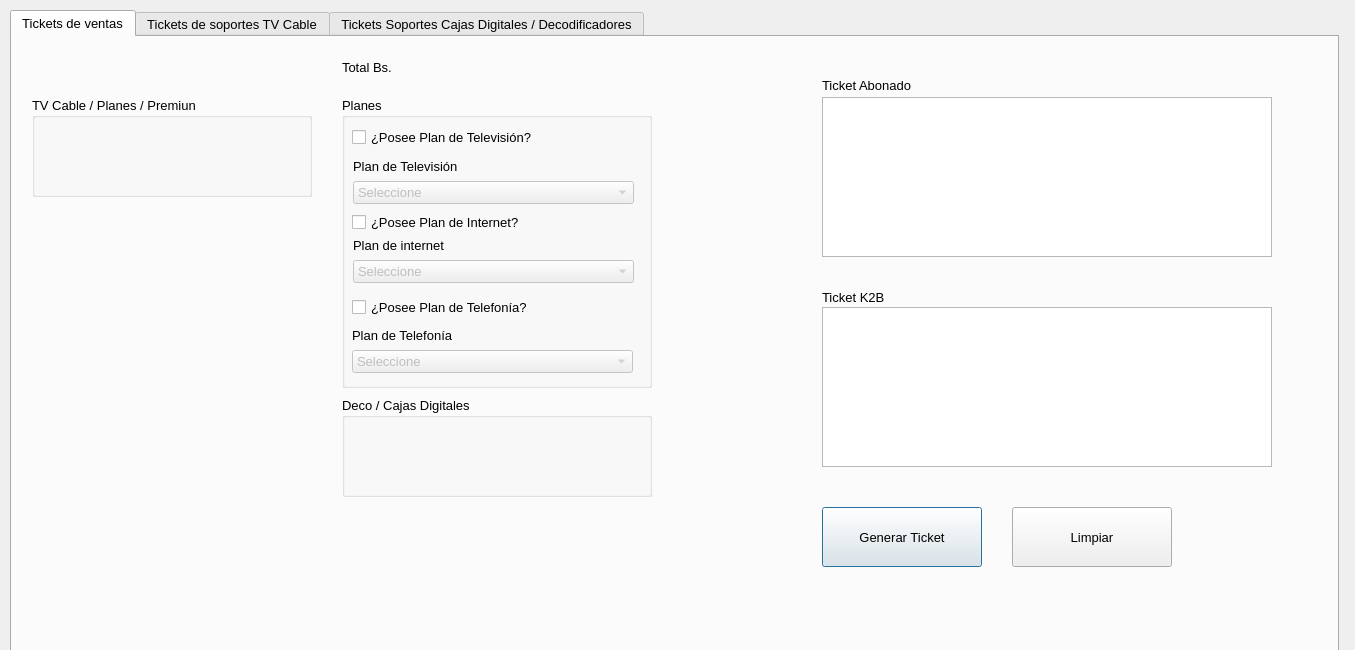
<?xml version="1.0" encoding="UTF-8"?>
<ui version="4.0">
 <class>Dialog</class>
 <widget class="QDialog" name="Dialog">
  <property name="geometry">
   <rect>
    <x>0</x>
    <y>0</y>
    <width>1355</width>
    <height>650</height>
   </rect>
  </property>
  <property name="windowTitle">
   <string>Dialog</string>
  </property>
  <widget class="QTabWidget" name="tabWidgetTicketsHfcTv">
   <property name="geometry">
    <rect>
     <x>10</x>
     <y>10</y>
     <width>1329</width>
     <height>651</height>
    </rect>
   </property>
   <property name="font">
    <font>
     <pointsize>10</pointsize>
    </font>
   </property>
   <property name="currentIndex">
    <number>0</number>
   </property>
   <property name="iconSize">
    <size>
     <width>24</width>
     <height>24</height>
    </size>
   </property>
   <property name="elideMode">
    <enum>Qt::ElideLeft</enum>
   </property>
   <property name="usesScrollButtons">
    <bool>true</bool>
   </property>
   <widget class="QWidget" name="tab">
    <attribute name="icon">
     <iconset resource="../../images.qrc">
      <normaloff>:/images/images/icons/tv.png</normaloff>:/images/images/icons/tv.png</iconset>
    </attribute>
    <attribute name="title">
     <string>Tickets de ventas</string>
    </attribute>
    <widget class="QGroupBox" name="groupBoxPremiumTVHfc">
     <property name="geometry">
      <rect>
       <x>20</x>
       <y>60</y>
       <width>280</width>
       <height>100</height>
      </rect>
     </property>
     <property name="font">
      <font>
       <pointsize>10</pointsize>
      </font>
     </property>
     <property name="title">
      <string>TV Cable / Planes / Premiun</string>
     </property>
    </widget>
    <widget class="QGroupBox" name="groupBoxAditionalTVHfc">
     <property name="geometry">
      <rect>
       <x>330</x>
       <y>360</y>
       <width>310</width>
       <height>100</height>
      </rect>
     </property>
     <property name="font">
      <font>
       <pointsize>10</pointsize>
      </font>
     </property>
     <property name="title">
      <string>Deco / Cajas Digitales</string>
     </property>
    </widget>
    <widget class="QLabel" name="lbl_total_dth">
     <property name="geometry">
      <rect>
       <x>330</x>
       <y>10</y>
       <width>471</width>
       <height>41</height>
      </rect>
     </property>
     <property name="font">
      <font>
       <pointsize>10</pointsize>
      </font>
     </property>
     <property name="text">
      <string>Total Bs.</string>
     </property>
    </widget>
    <widget class="QPushButton" name="btn_ticket_hfc_tv">
     <property name="geometry">
      <rect>
       <x>810</x>
       <y>470</y>
       <width>160</width>
       <height>60</height>
      </rect>
     </property>
     <property name="text">
      <string>Generar Ticket</string>
     </property>
     <property name="icon">
      <iconset resource="../../images.qrc">
       <normaloff>:/images/images/icons/refresh.png</normaloff>:/images/images/icons/refresh.png</iconset>
     </property>
    </widget>
    <widget class="QPushButton" name="btn_clear_hfc_tv">
     <property name="geometry">
      <rect>
       <x>1000</x>
       <y>470</y>
       <width>160</width>
       <height>60</height>
      </rect>
     </property>
     <property name="text">
      <string>Limpiar</string>
     </property>
     <property name="icon">
      <iconset resource="../../images.qrc">
       <normaloff>:/images/images/icons/delete.png</normaloff>:/images/images/icons/delete.png</iconset>
     </property>
    </widget>
    <widget class="QLabel" name="label_3">
     <property name="geometry">
      <rect>
       <x>810</x>
       <y>40</y>
       <width>101</width>
       <height>16</height>
      </rect>
     </property>
     <property name="font">
      <font>
       <pointsize>10</pointsize>
      </font>
     </property>
     <property name="text">
      <string>Ticket Abonado</string>
     </property>
    </widget>
    <widget class="QLabel" name="label_7">
     <property name="geometry">
      <rect>
       <x>810</x>
       <y>252</y>
       <width>80</width>
       <height>16</height>
      </rect>
     </property>
     <property name="font">
      <font>
       <pointsize>10</pointsize>
      </font>
     </property>
     <property name="text">
      <string>Ticket K2B</string>
     </property>
    </widget>
    <widget class="QGroupBox" name="groupBox_8">
     <property name="geometry">
      <rect>
       <x>330</x>
       <y>60</y>
       <width>310</width>
       <height>291</height>
      </rect>
     </property>
     <property name="title">
      <string>Planes</string>
     </property>
     <widget class="QWidget" name="layoutWidget">
      <property name="geometry">
       <rect>
        <x>10</x>
        <y>230</y>
        <width>281</width>
        <height>46</height>
       </rect>
      </property>
      <layout class="QVBoxLayout" name="verticalLayout_6">
       <item>
        <widget class="QLabel" name="label_6">
         <property name="text">
          <string>Plan de Telefonía</string>
         </property>
        </widget>
       </item>
       <item>
        <widget class="QComboBox" name="comboBox_2">
         <property name="enabled">
          <bool>false</bool>
         </property>
         <property name="maximumSize">
          <size>
           <width>300</width>
           <height>500</height>
          </size>
         </property>
         <item>
          <property name="text">
           <string>Seleccione</string>
          </property>
         </item>
        </widget>
       </item>
      </layout>
     </widget>
     <widget class="QCheckBox" name="is_internet_hfc">
      <property name="geometry">
       <rect>
        <x>10</x>
        <y>110</y>
        <width>211</width>
        <height>31</height>
       </rect>
      </property>
      <property name="text">
       <string>¿Posee Plan de Internet?</string>
      </property>
     </widget>
     <widget class="QCheckBox" name="checkBox_2">
      <property name="geometry">
       <rect>
        <x>10</x>
        <y>200</y>
        <width>211</width>
        <height>20</height>
       </rect>
      </property>
      <property name="text">
       <string>¿Posee Plan de Telefonía?</string>
      </property>
     </widget>
     <widget class="QWidget" name="layoutWidget">
      <property name="geometry">
       <rect>
        <x>11</x>
        <y>140</y>
        <width>281</width>
        <height>46</height>
       </rect>
      </property>
      <layout class="QVBoxLayout" name="verticalLayout_2">
       <item>
        <widget class="QLabel" name="label_2">
         <property name="text">
          <string>Plan de internet</string>
         </property>
        </widget>
       </item>
       <item>
        <widget class="QComboBox" name="combo_internet_hfc">
         <property name="enabled">
          <bool>false</bool>
         </property>
         <property name="maximumSize">
          <size>
           <width>300</width>
           <height>500</height>
          </size>
         </property>
         <item>
          <property name="text">
           <string>Seleccione</string>
          </property>
         </item>
        </widget>
       </item>
      </layout>
     </widget>
     <widget class="QWidget" name="layoutWidget_2">
      <property name="geometry">
       <rect>
        <x>11</x>
        <y>61</y>
        <width>281</width>
        <height>46</height>
       </rect>
      </property>
      <layout class="QVBoxLayout" name="verticalLayout_3">
       <item>
        <widget class="QLabel" name="label_8">
         <property name="text">
          <string>Plan de Televisión</string>
         </property>
        </widget>
       </item>
       <item>
        <widget class="QComboBox" name="combo_tv_hfc">
         <property name="enabled">
          <bool>false</bool>
         </property>
         <property name="maximumSize">
          <size>
           <width>300</width>
           <height>500</height>
          </size>
         </property>
         <item>
          <property name="text">
           <string>Seleccione</string>
          </property>
         </item>
        </widget>
       </item>
      </layout>
     </widget>
     <widget class="QCheckBox" name="is_tv_hfc">
      <property name="geometry">
       <rect>
        <x>10</x>
        <y>30</y>
        <width>211</width>
        <height>21</height>
       </rect>
      </property>
      <property name="text">
       <string>¿Posee Plan de Televisión?</string>
      </property>
     </widget>
    </widget>
    <widget class="QTextEdit" name="ticket_ab_hfc_tv">
     <property name="geometry">
      <rect>
       <x>810</x>
       <y>60</y>
       <width>450</width>
       <height>160</height>
      </rect>
     </property>
    </widget>
    <widget class="QTextEdit" name="ticket_k2b_hfc_tv">
     <property name="geometry">
      <rect>
       <x>810</x>
       <y>270</y>
       <width>450</width>
       <height>160</height>
      </rect>
     </property>
    </widget>
   </widget>
   <widget class="QWidget" name="tab_2">
    <attribute name="icon">
     <iconset resource="../../images.qrc">
      <normaloff>:/images/images/icons/support.png</normaloff>:/images/images/icons/support.png</iconset>
    </attribute>
    <attribute name="title">
     <string>Tickets de soportes TV Cable</string>
    </attribute>
    <widget class="QPushButton" name="btn_ticket_hfc_tv_support">
     <property name="geometry">
      <rect>
       <x>810</x>
       <y>470</y>
       <width>161</width>
       <height>61</height>
      </rect>
     </property>
     <property name="text">
      <string>Generar Ticket</string>
     </property>
     <property name="icon">
      <iconset resource="../../images.qrc">
       <normaloff>:/images/images/icons/refresh.png</normaloff>:/images/images/icons/refresh.png</iconset>
     </property>
    </widget>
    <widget class="QPushButton" name="btn_clear_hfc_tv_support">
     <property name="geometry">
      <rect>
       <x>1000</x>
       <y>470</y>
       <width>161</width>
       <height>61</height>
      </rect>
     </property>
     <property name="text">
      <string>Limpiar</string>
     </property>
     <property name="icon">
      <iconset resource="../../images.qrc">
       <normaloff>:/images/images/icons/delete.png</normaloff>:/images/images/icons/delete.png</iconset>
     </property>
    </widget>
    <widget class="QLabel" name="label_4">
     <property name="geometry">
      <rect>
       <x>810</x>
       <y>40</y>
       <width>101</width>
       <height>16</height>
      </rect>
     </property>
     <property name="font">
      <font>
       <pointsize>10</pointsize>
      </font>
     </property>
     <property name="text">
      <string>Ticket Abonado</string>
     </property>
    </widget>
    <widget class="QLabel" name="label_9">
     <property name="geometry">
      <rect>
       <x>810</x>
       <y>250</y>
       <width>81</width>
       <height>16</height>
      </rect>
     </property>
     <property name="font">
      <font>
       <pointsize>10</pointsize>
      </font>
     </property>
     <property name="text">
      <string>Ticket K2B</string>
     </property>
    </widget>
    <widget class="QGroupBox" name="groupBox_6">
     <property name="geometry">
      <rect>
       <x>20</x>
       <y>60</y>
       <width>261</width>
       <height>81</height>
      </rect>
     </property>
     <property name="title">
      <string>Falla presentada cable</string>
     </property>
     <widget class="QComboBox" name="hfc_tv_cable_failure">
      <property name="geometry">
       <rect>
        <x>10</x>
        <y>30</y>
        <width>241</width>
        <height>22</height>
       </rect>
      </property>
      <item>
       <property name="text">
        <string>Seleccione la falla</string>
       </property>
      </item>
      <item>
       <property name="text">
        <string>Sin señal en todos los canales</string>
       </property>
      </item>
      <item>
       <property name="text">
        <string>Señal Pixelada</string>
       </property>
      </item>
      <item>
       <property name="text">
        <string>Señal lluviosa </string>
       </property>
      </item>
      <item>
       <property name="text">
        <string>Falla algunos canales</string>
       </property>
      </item>
     </widget>
    </widget>
    <widget class="QGroupBox" name="groupBox_7">
     <property name="geometry">
      <rect>
       <x>20</x>
       <y>390</y>
       <width>741</width>
       <height>161</height>
      </rect>
     </property>
     <property name="title">
      <string>Motivos a usar</string>
     </property>
     <widget class="QTextEdit" name="hfc_tv_motive">
      <property name="geometry">
       <rect>
        <x>10</x>
        <y>30</y>
        <width>711</width>
        <height>111</height>
       </rect>
      </property>
      <property name="readOnly">
       <bool>true</bool>
      </property>
      <property name="html">
       <string>&lt;!DOCTYPE HTML PUBLIC &quot;-//W3C//DTD HTML 4.0//EN&quot; &quot;http://www.w3.org/TR/REC-html40/strict.dtd&quot;&gt;
&lt;html&gt;&lt;head&gt;&lt;meta name=&quot;qrichtext&quot; content=&quot;1&quot; /&gt;&lt;style type=&quot;text/css&quot;&gt;
p, li { white-space: pre-wrap; }
&lt;/style&gt;&lt;/head&gt;&lt;body style=&quot; font-family:'MS Shell Dlg 2'; font-size:10pt; font-weight:400; font-style:normal;&quot;&gt;
&lt;p style=&quot;-qt-paragraph-type:empty; margin-top:0px; margin-bottom:0px; margin-left:0px; margin-right:0px; -qt-block-indent:0; text-indent:0px;&quot;&gt;&lt;br /&gt;&lt;/p&gt;&lt;/body&gt;&lt;/html&gt;</string>
      </property>
     </widget>
    </widget>
    <widget class="QGroupBox" name="groupBox_9">
     <property name="geometry">
      <rect>
       <x>20</x>
       <y>150</y>
       <width>261</width>
       <height>211</height>
      </rect>
     </property>
     <property name="title">
      <string>Soporte Brindado</string>
     </property>
     <widget class="QWidget" name="layoutWidget">
      <property name="geometry">
       <rect>
        <x>10</x>
        <y>35</y>
        <width>231</width>
        <height>151</height>
       </rect>
      </property>
      <layout class="QVBoxLayout" name="verticalLayout_5">
       <item>
        <widget class="QRadioButton" name="hfc_tv_successful_support">
         <property name="text">
          <string>Soporte exitoso</string>
         </property>
        </widget>
       </item>
       <item>
        <widget class="QRadioButton" name="hfc_tv_unsuccessful_support">
         <property name="text">
          <string>Soporte sin éxitos (service)</string>
         </property>
        </widget>
       </item>
       <item>
        <widget class="QCheckBox" name="hfc_tv_connect_disconect">
         <property name="text">
          <string>Conecta / Desconecta</string>
         </property>
        </widget>
       </item>
       <item>
        <widget class="QCheckBox" name="hfc_tv_connections_ok">
         <property name="text">
          <string>Conexiones OK</string>
         </property>
        </widget>
       </item>
      </layout>
     </widget>
    </widget>
    <widget class="QTextEdit" name="hfc_tv__ticket_ab_support">
     <property name="geometry">
      <rect>
       <x>810</x>
       <y>60</y>
       <width>450</width>
       <height>160</height>
      </rect>
     </property>
    </widget>
    <widget class="QTextEdit" name="hfc_tv__ticket_k2b_support">
     <property name="geometry">
      <rect>
       <x>810</x>
       <y>270</y>
       <width>450</width>
       <height>160</height>
      </rect>
     </property>
    </widget>
   </widget>
   <widget class="QWidget" name="tab_3">
    <attribute name="title">
     <string>Tickets Soportes Cajas Digitales / Decodificadores</string>
    </attribute>
    <widget class="QGroupBox" name="groupBox_4">
     <property name="geometry">
      <rect>
       <x>410</x>
       <y>150</y>
       <width>341</width>
       <height>151</height>
      </rect>
     </property>
     <property name="font">
      <font>
       <pointsize>10</pointsize>
      </font>
     </property>
     <property name="title">
      <string>Comandos Enviados</string>
     </property>
     <widget class="QWidget" name="layoutWidget">
      <property name="geometry">
       <rect>
        <x>10</x>
        <y>30</y>
        <width>321</width>
        <height>98</height>
       </rect>
      </property>
      <layout class="QVBoxLayout" name="verticalLayout_4">
       <item>
        <widget class="QCheckBox" name="dth_coomand_not_send">
         <property name="text">
          <string>No se envian comandos</string>
         </property>
        </widget>
       </item>
       <item>
        <widget class="QCheckBox" name="dth_refresh">
         <property name="text">
          <string>Refresh</string>
         </property>
        </widget>
       </item>
       <item>
        <widget class="QLabel" name="label">
         <property name="text">
          <string>Accion</string>
         </property>
        </widget>
       </item>
       <item>
        <widget class="QComboBox" name="combo_dth_command">
         <item>
          <property name="text">
           <string>(Ninguno)</string>
          </property>
         </item>
         <item>
          <property name="text">
           <string>Initialize</string>
          </property>
         </item>
         <item>
          <property name="text">
           <string>Boot Dhct</string>
          </property>
         </item>
         <item>
          <property name="text">
           <string>Cold Initialize</string>
          </property>
         </item>
         <item>
          <property name="text">
           <string>Clear Parental Lock</string>
          </property>
         </item>
         <item>
          <property name="text">
           <string>Clear PIN</string>
          </property>
         </item>
         <item>
          <property name="text">
           <string>Dhct Instant Hit</string>
          </property>
         </item>
         <item>
          <property name="text">
           <string>Reset Client Nvm</string>
          </property>
         </item>
         <item>
          <property name="text">
           <string>Set Default Pin</string>
          </property>
         </item>
         <item>
          <property name="text">
           <string>Admin Status</string>
          </property>
         </item>
        </widget>
       </item>
      </layout>
     </widget>
    </widget>
    <widget class="QGroupBox" name="groupBox_5">
     <property name="geometry">
      <rect>
       <x>20</x>
       <y>150</y>
       <width>341</width>
       <height>151</height>
      </rect>
     </property>
     <property name="font">
      <font>
       <pointsize>10</pointsize>
      </font>
     </property>
     <property name="title">
      <string>Decoder</string>
     </property>
     <widget class="QLineEdit" name="txt_dth_decoder">
      <property name="geometry">
       <rect>
        <x>20</x>
        <y>30</y>
        <width>221</width>
        <height>30</height>
       </rect>
      </property>
     </widget>
     <widget class="QPushButton" name="btn_add_decoder_dth">
      <property name="geometry">
       <rect>
        <x>250</x>
        <y>30</y>
        <width>32</width>
        <height>32</height>
       </rect>
      </property>
      <property name="toolTip">
       <string>Agregar decodificador</string>
      </property>
      <property name="toolTipDuration">
       <number>2</number>
      </property>
      <property name="text">
       <string/>
      </property>
      <property name="icon">
       <iconset resource="../../images.qrc">
        <normaloff>:/images/images/icons/plus.png</normaloff>:/images/images/icons/plus.png</iconset>
      </property>
      <property name="iconSize">
       <size>
        <width>24</width>
        <height>24</height>
       </size>
      </property>
     </widget>
     <widget class="QPushButton" name="btn_remove_decoder_dth">
      <property name="geometry">
       <rect>
        <x>290</x>
        <y>30</y>
        <width>32</width>
        <height>32</height>
       </rect>
      </property>
      <property name="toolTip">
       <string>Eliminar decodificador de la lista</string>
      </property>
      <property name="toolTipDuration">
       <number>2</number>
      </property>
      <property name="text">
       <string/>
      </property>
      <property name="icon">
       <iconset resource="../../images.qrc">
        <normaloff>:/images/images/icons/minus.png</normaloff>:/images/images/icons/minus.png</iconset>
      </property>
      <property name="iconSize">
       <size>
        <width>24</width>
        <height>24</height>
       </size>
      </property>
     </widget>
     <widget class="QListWidget" name="dth_list_decoder">
      <property name="geometry">
       <rect>
        <x>20</x>
        <y>70</y>
        <width>301</width>
        <height>61</height>
       </rect>
      </property>
     </widget>
    </widget>
    <widget class="QGroupBox" name="groupBox_10">
     <property name="geometry">
      <rect>
       <x>20</x>
       <y>60</y>
       <width>341</width>
       <height>80</height>
      </rect>
     </property>
     <property name="title">
      <string>Falla presentada Decodificador</string>
     </property>
     <widget class="QComboBox" name="combo_dth_failure_2">
      <property name="geometry">
       <rect>
        <x>10</x>
        <y>30</y>
        <width>321</width>
        <height>22</height>
       </rect>
      </property>
      <item>
       <property name="text">
        <string>Seleccione Falla</string>
       </property>
      </item>
      <item>
       <property name="text">
        <string>Pantalla negra todos los canales</string>
       </property>
      </item>
      <item>
       <property name="text">
        <string>Pantalla negra algunos canales</string>
       </property>
      </item>
      <item>
       <property name="text">
        <string>Sin Opciones de Menu</string>
       </property>
      </item>
      <item>
       <property name="text">
        <string>NO AUTORIZADO (LLAMAR AL 0-500)TODOS LOS CANALES</string>
       </property>
      </item>
      <item>
       <property name="text">
        <string>NO AUTORIZADO (LLAMAR AL 0-500) ALGUNOS CANALES</string>
       </property>
      </item>
      <item>
       <property name="text">
        <string>LLAMAR AL 0500 TODOS LOS CANALES </string>
       </property>
      </item>
      <item>
       <property name="text">
        <string>LLAMAR AL 0500 ALGUNOS CANALES</string>
       </property>
      </item>
      <item>
       <property name="text">
        <string>ERROR 98</string>
       </property>
      </item>
      <item>
       <property name="text">
        <string>PANTALLA GRIS-BLANCO-VINOTINTO (SERVICIO NO DISPONIBLE)</string>
       </property>
      </item>
      <item>
       <property name="text">
        <string>PANTALLA AZUL</string>
       </property>
      </item>
      <item>
       <property name="text">
        <string>SEÑALES DEBILES O INEXISTENTES</string>
       </property>
      </item>
      <item>
       <property name="text">
        <string>PANTALLA RAYADA</string>
       </property>
      </item>
      <item>
       <property name="text">
        <string>SERVICIO NO DISPONIBLE</string>
       </property>
      </item>
      <item>
       <property name="text">
        <string>SERVICIO INTERRUMPIDO TEMPORALMENTE</string>
       </property>
      </item>
      <item>
       <property name="text">
        <string>New Item</string>
       </property>
      </item>
      <item>
       <property name="text">
        <string>SALTO DE CANALES (CAJAS DTA / iDTA)</string>
       </property>
      </item>
      <item>
       <property name="text">
        <string>PIN BLOQUEADO</string>
       </property>
      </item>
      <item>
       <property name="text">
        <string>REINICIO CONSTANTE</string>
       </property>
      </item>
      <item>
       <property name="text">
        <string>NO DATA Barra Informativa</string>
       </property>
      </item>
      <item>
       <property name="text">
        <string>CISCO SIN SEÑAL</string>
       </property>
      </item>
      <item>
       <property name="text">
        <string>NO INICIALIZA</string>
       </property>
      </item>
      <item>
       <property name="text">
        <string>VR-07 (FRONTAL DE CD) PANTALLA EN NEGRO</string>
       </property>
      </item>
      <item>
       <property name="text">
        <string>E11 (FRONTAL DE CD) PANTALLA EN BLANCO</string>
       </property>
      </item>
     </widget>
    </widget>
    <widget class="QGroupBox" name="groupBox_11">
     <property name="geometry">
      <rect>
       <x>430</x>
       <y>430</y>
       <width>351</width>
       <height>161</height>
      </rect>
     </property>
     <property name="title">
      <string>Envio de Comandos</string>
     </property>
     <widget class="QTextEdit" name="hfc_tv_commands_2">
      <property name="geometry">
       <rect>
        <x>10</x>
        <y>30</y>
        <width>331</width>
        <height>111</height>
       </rect>
      </property>
      <property name="layoutDirection">
       <enum>Qt::LeftToRight</enum>
      </property>
      <property name="autoFillBackground">
       <bool>true</bool>
      </property>
      <property name="lineWrapMode">
       <enum>QTextEdit::NoWrap</enum>
      </property>
      <property name="readOnly">
       <bool>true</bool>
      </property>
      <property name="html">
       <string>&lt;!DOCTYPE HTML PUBLIC &quot;-//W3C//DTD HTML 4.0//EN&quot; &quot;http://www.w3.org/TR/REC-html40/strict.dtd&quot;&gt;
&lt;html&gt;&lt;head&gt;&lt;meta name=&quot;qrichtext&quot; content=&quot;1&quot; /&gt;&lt;style type=&quot;text/css&quot;&gt;
p, li { white-space: pre-wrap; }
&lt;/style&gt;&lt;/head&gt;&lt;body style=&quot; font-family:'MS Shell Dlg 2'; font-size:10pt; font-weight:400; font-style:normal;&quot;&gt;
&lt;p style=&quot;-qt-paragraph-type:empty; margin-top:0px; margin-bottom:0px; margin-left:0px; margin-right:0px; -qt-block-indent:0; text-indent:0px;&quot;&gt;&lt;br /&gt;&lt;/p&gt;&lt;/body&gt;&lt;/html&gt;</string>
      </property>
     </widget>
    </widget>
    <widget class="QGroupBox" name="groupBox_12">
     <property name="geometry">
      <rect>
       <x>20</x>
       <y>430</y>
       <width>391</width>
       <height>161</height>
      </rect>
     </property>
     <property name="title">
      <string>Motivos a usar</string>
     </property>
     <widget class="QTextEdit" name="hfc_tv_motive_2">
      <property name="geometry">
       <rect>
        <x>10</x>
        <y>30</y>
        <width>371</width>
        <height>111</height>
       </rect>
      </property>
      <property name="readOnly">
       <bool>true</bool>
      </property>
      <property name="html">
       <string>&lt;!DOCTYPE HTML PUBLIC &quot;-//W3C//DTD HTML 4.0//EN&quot; &quot;http://www.w3.org/TR/REC-html40/strict.dtd&quot;&gt;
&lt;html&gt;&lt;head&gt;&lt;meta name=&quot;qrichtext&quot; content=&quot;1&quot; /&gt;&lt;style type=&quot;text/css&quot;&gt;
p, li { white-space: pre-wrap; }
&lt;/style&gt;&lt;/head&gt;&lt;body style=&quot; font-family:'MS Shell Dlg 2'; font-size:10pt; font-weight:400; font-style:normal;&quot;&gt;
&lt;p style=&quot;-qt-paragraph-type:empty; margin-top:0px; margin-bottom:0px; margin-left:0px; margin-right:0px; -qt-block-indent:0; text-indent:0px;&quot;&gt;&lt;br /&gt;&lt;/p&gt;&lt;/body&gt;&lt;/html&gt;</string>
      </property>
     </widget>
    </widget>
    <widget class="QLabel" name="label_5">
     <property name="geometry">
      <rect>
       <x>810</x>
       <y>40</y>
       <width>101</width>
       <height>16</height>
      </rect>
     </property>
     <property name="font">
      <font>
       <pointsize>10</pointsize>
      </font>
     </property>
     <property name="text">
      <string>Ticket Abonado</string>
     </property>
    </widget>
    <widget class="QLabel" name="label_10">
     <property name="geometry">
      <rect>
       <x>810</x>
       <y>250</y>
       <width>81</width>
       <height>16</height>
      </rect>
     </property>
     <property name="font">
      <font>
       <pointsize>10</pointsize>
      </font>
     </property>
     <property name="text">
      <string>Ticket K2B</string>
     </property>
    </widget>
    <widget class="QPushButton" name="btn_clear_dth__support_2">
     <property name="geometry">
      <rect>
       <x>1000</x>
       <y>470</y>
       <width>161</width>
       <height>61</height>
      </rect>
     </property>
     <property name="text">
      <string>Limpiar</string>
     </property>
     <property name="icon">
      <iconset resource="../../images.qrc">
       <normaloff>:/images/images/icons/delete.png</normaloff>:/images/images/icons/delete.png</iconset>
     </property>
    </widget>
    <widget class="QTextEdit" name="hfc_tv__ticket_k2b_support_2">
     <property name="geometry">
      <rect>
       <x>810</x>
       <y>270</y>
       <width>450</width>
       <height>160</height>
      </rect>
     </property>
    </widget>
    <widget class="QPushButton" name="btn_ticket_dth_support_2">
     <property name="geometry">
      <rect>
       <x>810</x>
       <y>470</y>
       <width>161</width>
       <height>61</height>
      </rect>
     </property>
     <property name="text">
      <string>Generar Ticket</string>
     </property>
     <property name="icon">
      <iconset resource="../../images.qrc">
       <normaloff>:/images/images/icons/refresh.png</normaloff>:/images/images/icons/refresh.png</iconset>
     </property>
    </widget>
    <widget class="QTextEdit" name="hfc_tv__ticket_ab_support_2">
     <property name="geometry">
      <rect>
       <x>810</x>
       <y>60</y>
       <width>450</width>
       <height>160</height>
      </rect>
     </property>
    </widget>
    <widget class="QGroupBox" name="groupBox_13">
     <property name="geometry">
      <rect>
       <x>410</x>
       <y>60</y>
       <width>341</width>
       <height>80</height>
      </rect>
     </property>
     <property name="title">
      <string>Falla presentada Decodificador (Analógico)</string>
     </property>
     <widget class="QComboBox" name="combo_dth_failure_3">
      <property name="geometry">
       <rect>
        <x>10</x>
        <y>30</y>
        <width>321</width>
        <height>22</height>
       </rect>
      </property>
      <item>
       <property name="text">
        <string>Seleccione Falla</string>
       </property>
      </item>
      <item>
       <property name="text">
        <string>PANTALLA NEGRA</string>
       </property>
      </item>
      <item>
       <property name="text">
        <string>PANTALLA AZUL</string>
       </property>
      </item>
      <item>
       <property name="text">
        <string>NO INICIALIZA</string>
       </property>
      </item>
      <item>
       <property name="text">
        <string>SISTEMA DE DECODIFICACIONES CACERAS</string>
       </property>
      </item>
      <item>
       <property name="text">
        <string>CANAL NO AUTORIZADO</string>
       </property>
      </item>
      <item>
       <property name="text">
        <string>CANALES BLOQUEADOS POR SEGURIDAD</string>
       </property>
      </item>
      <item>
       <property name="text">
        <string>CAJA BLOQUEADA FUE ABIERTA SIN AUTORIZACION</string>
       </property>
      </item>
      <item>
       <property name="text">
        <string>HOME TERMINAL RECIEVE DATA</string>
       </property>
      </item>
      <item>
       <property name="text">
        <string>L-01</string>
       </property>
      </item>
      <item>
       <property name="text">
        <string>CANALES BLOQUEADOS POR SEGURIDAD</string>
       </property>
      </item>
     </widget>
    </widget>
    <widget class="QGroupBox" name="groupBox_14">
     <property name="geometry">
      <rect>
       <x>30</x>
       <y>330</y>
       <width>731</width>
       <height>71</height>
      </rect>
     </property>
     <property name="title">
      <string>Soporte Brindado</string>
     </property>
     <widget class="QWidget" name="layoutWidget">
      <property name="geometry">
       <rect>
        <x>11</x>
        <y>27</y>
        <width>711</width>
        <height>31</height>
       </rect>
      </property>
      <layout class="QHBoxLayout" name="horizontalLayout">
       <item>
        <widget class="QRadioButton" name="dth_successful_support_2">
         <property name="text">
          <string>Soporte exitoso</string>
         </property>
        </widget>
       </item>
       <item>
        <spacer name="horizontalSpacer_2">
         <property name="orientation">
          <enum>Qt::Horizontal</enum>
         </property>
         <property name="sizeHint" stdset="0">
          <size>
           <width>40</width>
           <height>20</height>
          </size>
         </property>
        </spacer>
       </item>
       <item>
        <widget class="QRadioButton" name="dth_unsuccessful_support_2">
         <property name="text">
          <string>Soporte sin éxitos (service)</string>
         </property>
        </widget>
       </item>
       <item>
        <spacer name="horizontalSpacer">
         <property name="orientation">
          <enum>Qt::Horizontal</enum>
         </property>
         <property name="sizeHint" stdset="0">
          <size>
           <width>40</width>
           <height>20</height>
          </size>
         </property>
        </spacer>
       </item>
       <item>
        <widget class="QCheckBox" name="dth_connections_ok_2">
         <property name="text">
          <string>Conexiones OK</string>
         </property>
        </widget>
       </item>
       <item>
        <spacer name="horizontalSpacer_4">
         <property name="orientation">
          <enum>Qt::Horizontal</enum>
         </property>
         <property name="sizeHint" stdset="0">
          <size>
           <width>40</width>
           <height>20</height>
          </size>
         </property>
        </spacer>
       </item>
       <item>
        <widget class="QCheckBox" name="dth_not_manupulate_ant_2">
         <property name="text">
          <string>Conecta / Desconecta</string>
         </property>
        </widget>
       </item>
       <item>
        <spacer name="horizontalSpacer_5">
         <property name="orientation">
          <enum>Qt::Horizontal</enum>
         </property>
         <property name="sizeHint" stdset="0">
          <size>
           <width>40</width>
           <height>20</height>
          </size>
         </property>
        </spacer>
       </item>
      </layout>
     </widget>
    </widget>
   </widget>
  </widget>
 </widget>
 <resources>
  <include location="../../images.qrc"/>
 </resources>
 <connections/>
 <designerdata>
  <property name="gridDeltaX">
   <number>10</number>
  </property>
  <property name="gridDeltaY">
   <number>10</number>
  </property>
  <property name="gridSnapX">
   <bool>true</bool>
  </property>
  <property name="gridSnapY">
   <bool>true</bool>
  </property>
  <property name="gridVisible">
   <bool>true</bool>
  </property>
 </designerdata>
</ui>
